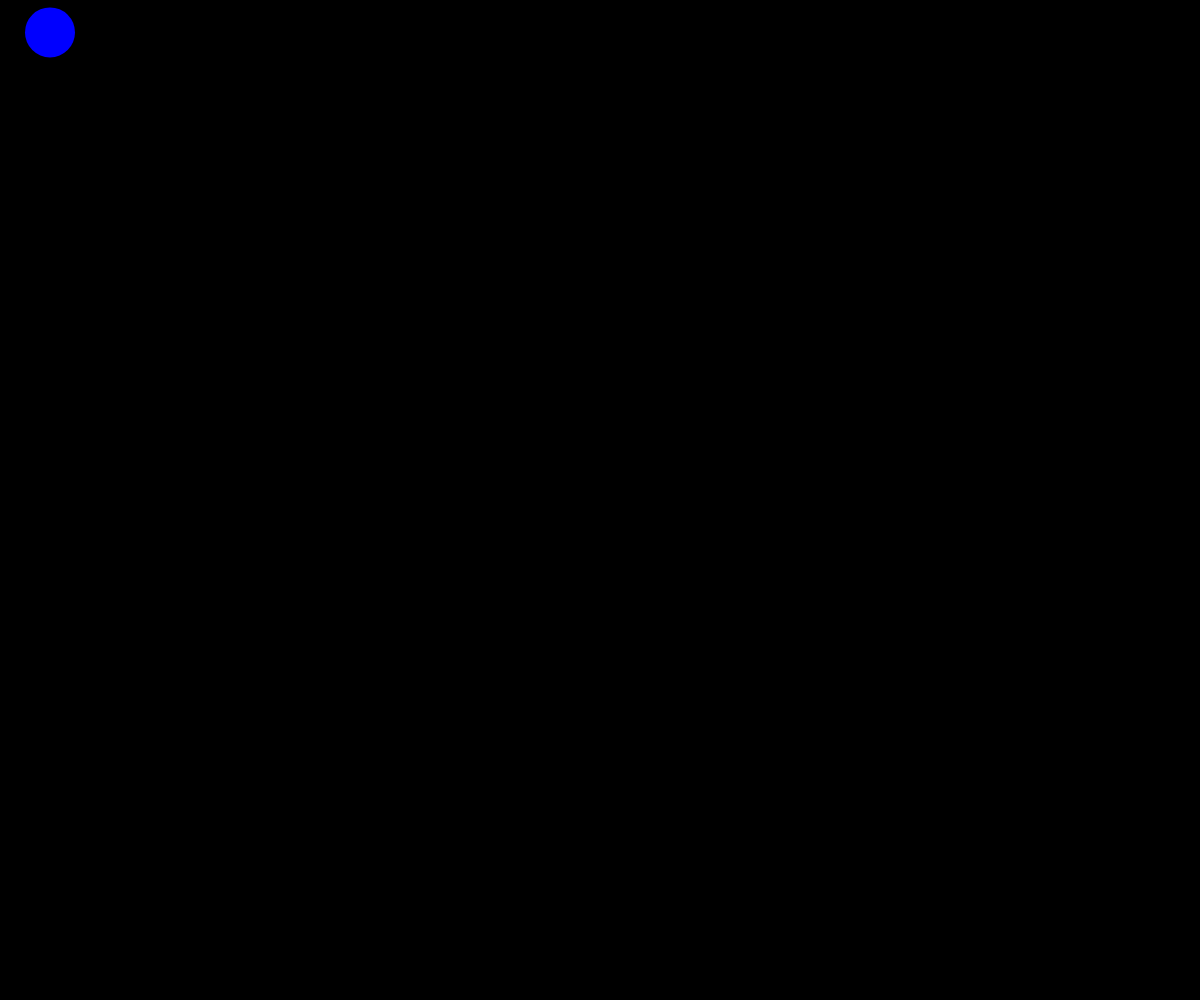
Frame 1 (no input)
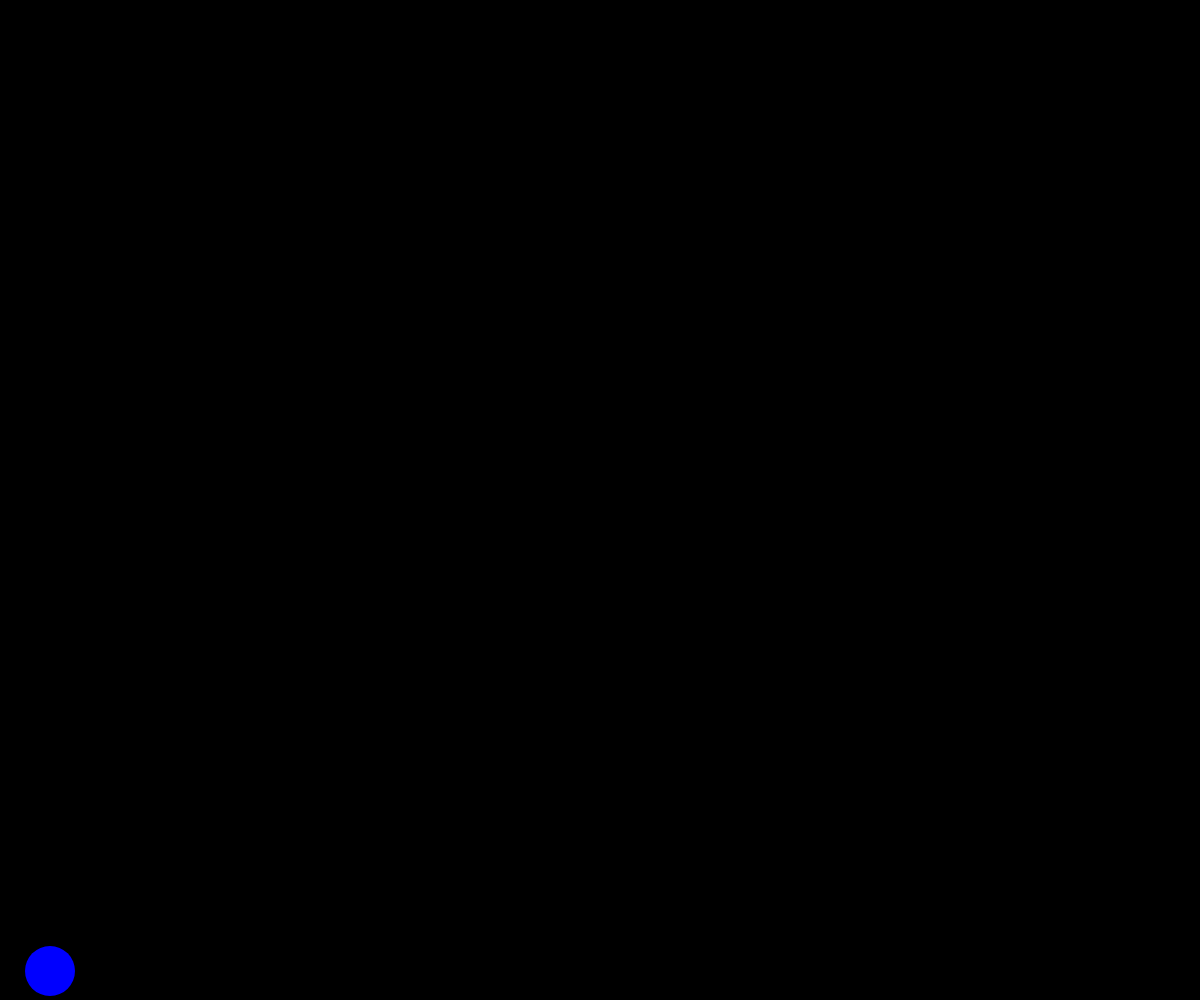
Frame 60 (no input)
Frame 120 (the mouse pressed at the canvas centre since frame 60): identical to frame 60, image omitted

The p5.js sketch that drew these frames (run headless with seeded random() and noise() and a simulated clock; from frame 60 on, the mouse is pressed at the canvas centre):

// p5.js sketch
// ── sketch.js
function setup(){
	createCanvas(windowWidth, windowHeight);
}

let ball = {
	x: 50, //x position of the ball
	y: 25, //y position of the ball
	d: 50, //diameter of the ball
	grav: 6.7, //flat rate of gravity when released
	acc: 1, //acceleration of gravity (default is no acceleration)
	speed: 1, //the total sum of all factors affecting position
	hitbox: 30, //range from the ball's center that it can be picked up from
	upthrow: 1, //the distance between the mouse's previous position and the current position after releasing the ball
	rightthrow: 0, //same as above except for horizontal tosses
	throwMultiplier: .38, //how much extra inertia is added after thowing
	friction: true, //determines if friction is on or not
	carried: false, //determines if the ball is currently being held
};

function draw(){
	background(0); //reset background

//following section dictates behaviours of the ball

	if(mouseIsPressed && mouseX <= ball.x + ball.hitbox && mouseX >= ball.x - ball.hitbox && mouseY <= ball.y + ball.hitbox && mouseY >= ball.y - ball.hitbox){ //ask if mouse is over the circle and you click
		ball.carried = true;
		ball.hitbox = 9999; //increase hitbox to make it convenient to hold once picked up
		ball.upthrow = mouseY - pmouseY; //find the distance between the mouse's previous position and the current one
		ball.rightthrow = mouseX - pmouseX; //above axcept horizontal


		ball.acc = 1; //stop acceleration
		ball.y = mouseY; //ball follows the mouseY
		ball.x = mouseX; //ball follows the mouseX
	}
	else{
		ball.carried = false;
		ball.hitbox = 30; //return to standard hitbox

		ball.acc = ball.acc * 1.05; //increase 'acc' exponentially to mimic real gravity's acceleration
		ball.speed = (ball.grav * ball.acc); //gather all info for position change
		ball.y = ball.y + ball.speed + (ball.upthrow * ball.throwMultiplier); //add the current speed to the current position
		ball.x = ball.x + (ball.rightthrow * ball.throwMultiplier);
	}

	//holding a key will disable friction
	if(keyIsPressed && ball.friction == true){
		ball.friction = false;
	}
	if(!keyIsPressed && ball.friction == false){
		ball.friction = true;
	}

	if(ball.y >= windowHeight - 29){ //this section stops the ball from falling past the bottom of the screen
		ball.y = windowHeight - 29;
		if(ball.friction == true){
			ball.rightthrow = 0;
		}
	}
	if(ball.y <= 25){ //stops the ball from going over the top of the screen
		ball.y = 25;
		ball.upthrow = 0;
	}

	if(ball.x <= -26){ //stops ball leaving the left screen
		ball.x = windowWidth + 24;
	}
	if(ball.x >= windowWidth + 26){
		ball.x = -24;
	}

	noStroke();									//draw the ball
	fill(0, 0, 255);							//^
	ellipse(ball.x, ball.y, ball.d, ball.d);	//^
}

function windowResized(){  //resize the canvas if the window changes
  resizeCanvas(windowWidth, windowHeight);
}
